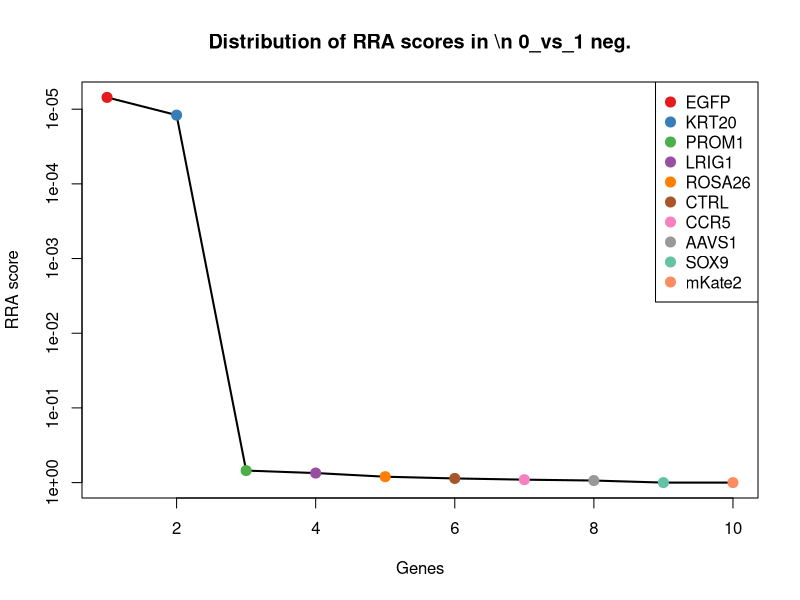
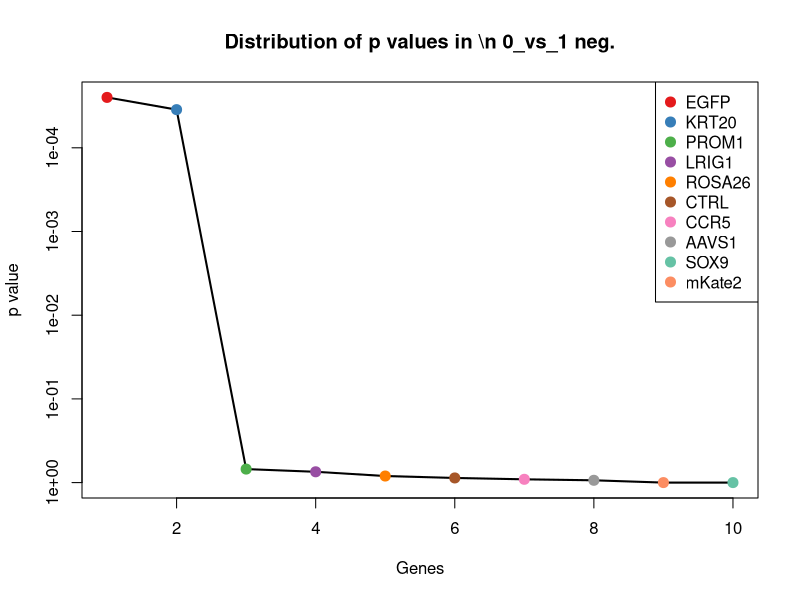
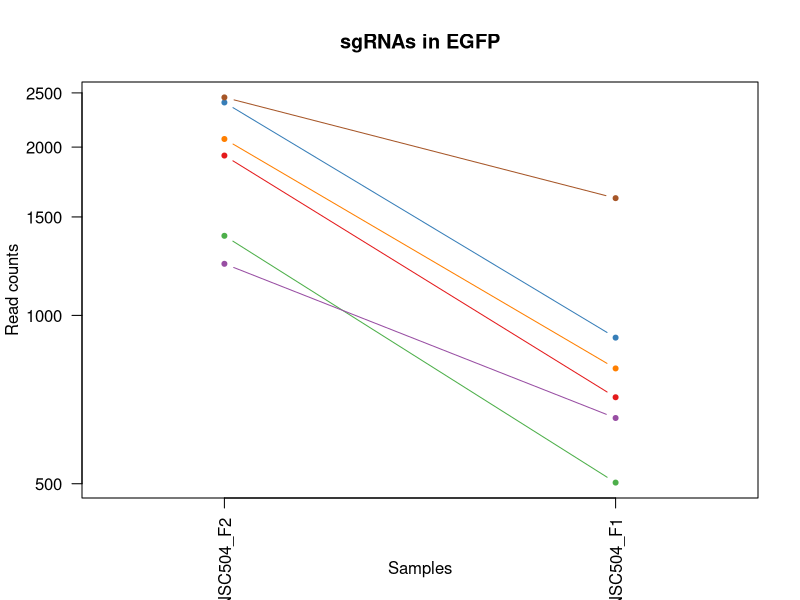
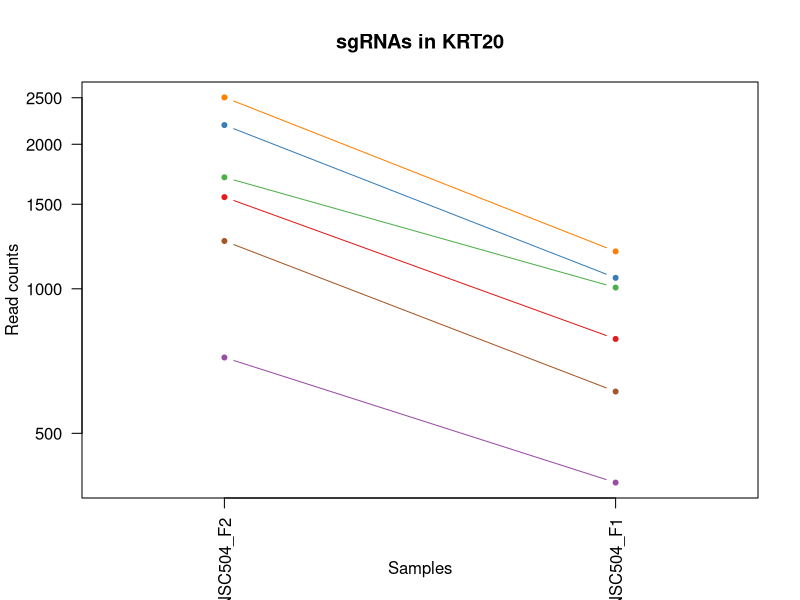
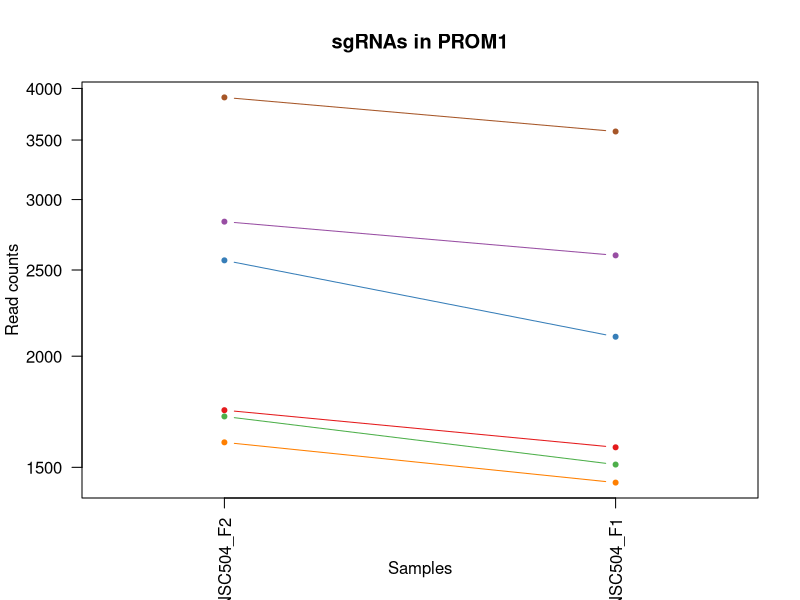
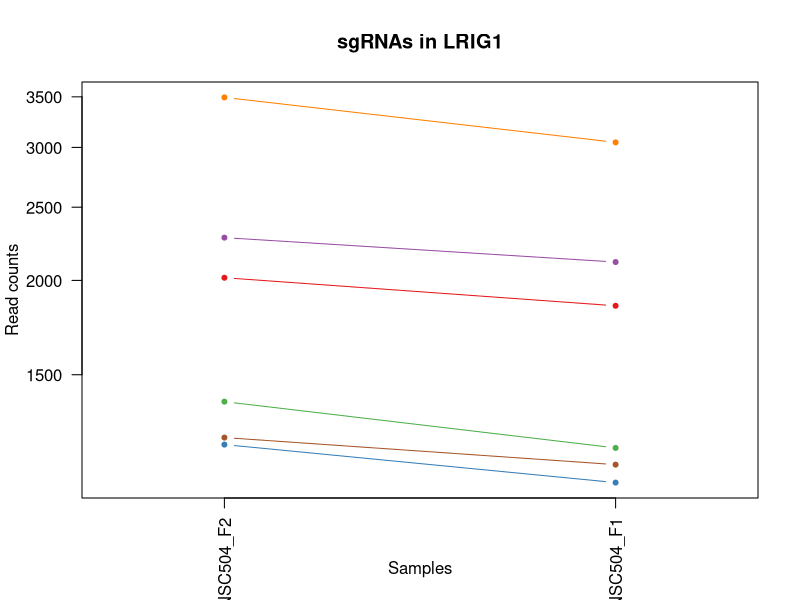
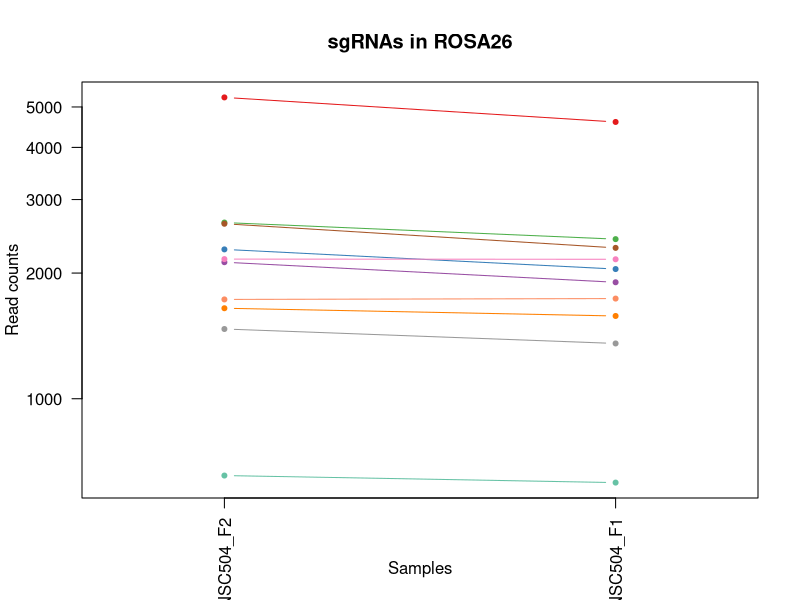
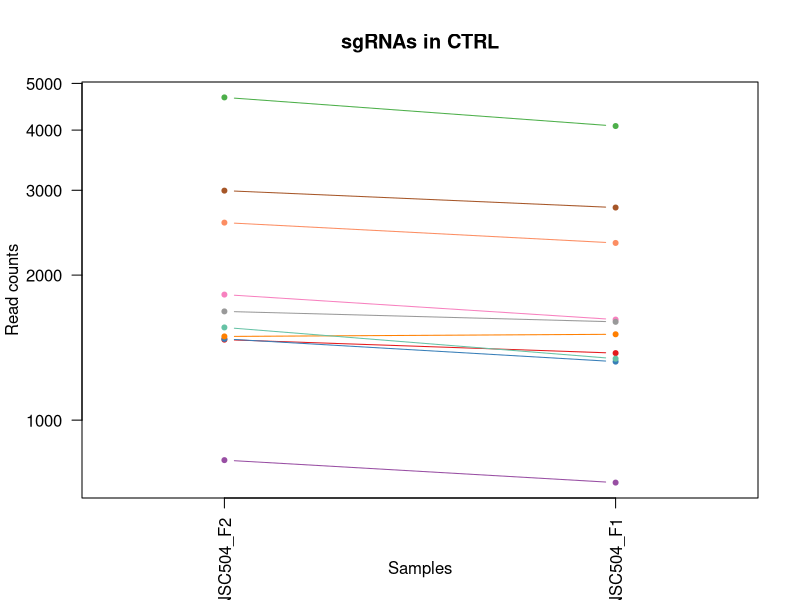

Write R code to recreate these figures, in order. (Note: this script raises an error after producing the figures.)
pdf(file='S4A_c1_t0.pdf',width=4.5,height=4.5);
gstable=read.table('S4A_c1_t0.gene_summary.txt',header=T)
# 
#
# parameters
# Do not modify the variables beginning with "__"

# gstablename='__GENE_SUMMARY_FILE__'
startindex=3
# outputfile='__OUTPUT_FILE__'
targetgenelist=c("EGFP","KRT20","PROM1","LRIG1","ROSA26","CTRL","CCR5","AAVS1","SOX9","mKate2")
# samplelabel=sub('.\\w+.\\w+$','',colnames(gstable)[startindex]);
samplelabel='0_vs_1 neg.'


# You need to write some codes in front of this code:
# gstable=read.table(gstablename,header=T)
# pdf(file=outputfile,width=6,height=6)


# set up color using RColorBrewer
#library(RColorBrewer)
#colors <- brewer.pal(length(targetgenelist), "Set1")

colors=c( "#E41A1C", "#377EB8", "#4DAF4A", "#984EA3", "#FF7F00",  "#A65628", "#F781BF",
          "#999999", "#66C2A5", "#FC8D62", "#8DA0CB", "#E78AC3", "#A6D854", "#FFD92F", "#E5C494", "#B3B3B3", 
          "#8DD3C7", "#FFFFB3", "#BEBADA", "#FB8072", "#80B1D3", "#FDB462", "#B3DE69", "#FCCDE5",
          "#D9D9D9", "#BC80BD", "#CCEBC5", "#FFED6F")

######
# function definition

plotrankedvalues<-function(val, tglist, ...){
  
  plot(val,log='y',ylim=c(max(val),min(val)),type='l',lwd=2, ...)
  if(length(tglist)>0){
    for(i in 1:length(tglist)){
      targetgene=tglist[i];
      tx=which(names(val)==targetgene);ty=val[targetgene];
      points(tx,ty,col=colors[(i %% length(colors)) ],cex=2,pch=20)
      # text(tx+50,ty,targetgene,col=colors[i])
    }
    legend('topright',tglist,pch=20,pt.cex = 2,cex=1,col=colors)
  }
}



plotrandvalues<-function(val,targetgenelist, ...){
  # choose the one with the best distance distribution
  
  mindiffvalue=0;
  randval=val;
  for(i in 1:20){
    randval0=sample(val)
    vindex=sort(which(names(randval0) %in% targetgenelist))
    if(max(vindex)>0.9*length(val)){
      # print('pass...')
      next;
    }
    mindiffind=min(diff(vindex));
    if (mindiffind > mindiffvalue){
      mindiffvalue=mindiffind;
      randval=randval0;
      # print(paste('Diff: ',mindiffvalue))
    }
  }
  plot(randval,log='y',ylim=c(max(randval),min(randval)),pch=20,col='grey', ...)
  
  if(length(targetgenelist)>0){
    for(i in 1:length(targetgenelist)){
      targetgene=targetgenelist[i];
      tx=which(names(randval)==targetgene);ty=randval[targetgene];
      points(tx,ty,col=colors[(i %% length(colors)) ],cex=2,pch=20)
      text(tx+50,ty,targetgene,col=colors[i])
    }
  }
  
}




# set.seed(1235)



pvec=gstable[,startindex]
names(pvec)=gstable[,'id']
pvec=sort(pvec);

plotrankedvalues(pvec,targetgenelist,xlab='Genes',ylab='RRA score',main=paste('Distribution of RRA scores in \\n',samplelabel))

# plotrandvalues(pvec,targetgenelist,xlab='Genes',ylab='RRA score',main=paste('Distribution of RRA scores in \\n',samplelabel))


pvec=gstable[,startindex+1]
names(pvec)=gstable[,'id']
pvec=sort(pvec);

plotrankedvalues(pvec,targetgenelist,xlab='Genes',ylab='p value',main=paste('Distribution of p values in \\n',samplelabel))

# plotrandvalues(pvec,targetgenelist,xlab='Genes',ylab='p value',main=paste('Distribution of p values in \\n',samplelabel))



# you need to write after this code:
# dev.off()






# parameters
# Do not modify the variables beginning with "__"
targetmat=list(c(1930.4485168396359,712.8613777151518),c(2402.355352101475,911.5276633078989),c(1386.8817547417393,501.3402148193444),c(1235.6967871485945,654.4301172466967),c(2066.7771581375005,802.8455188365725),c(2453.041641814784,1619.7145401855742))
targetgene="EGFP"
collabel=c("S26_MNSC504_F2","S25_MNSC504_F1")

# set up color using RColorBrewer
#library(RColorBrewer)
#colors <- brewer.pal(length(targetgenelist), "Set1")

colors=c( "#E41A1C", "#377EB8", "#4DAF4A", "#984EA3", "#FF7F00",  "#A65628", "#F781BF",
          "#999999", "#66C2A5", "#FC8D62", "#8DA0CB", "#E78AC3", "#A6D854", "#FFD92F", "#E5C494", "#B3B3B3", 
          "#8DD3C7", "#FFFFB3", "#BEBADA", "#FB8072", "#80B1D3", "#FDB462", "#B3DE69", "#FCCDE5",
          "#D9D9D9", "#BC80BD", "#CCEBC5", "#FFED6F")


## code

targetmatvec=unlist(targetmat)+1
yrange=range(targetmatvec[targetmatvec>0]);
# yrange[1]=1; # set the minimum value to 1
for(i in 1:length(targetmat)){
  vali=targetmat[[i]]+1;
  if(i==1){
    plot(1:length(vali),vali,type='b',las=1,pch=20,main=paste('sgRNAs in',targetgene),ylab='Read counts',xlab='Samples',xlim=c(0.7,length(vali)+0.3),ylim = yrange,col=colors[(i %% length(colors))],xaxt='n',log='y')
    axis(1,at=1:length(vali),labels=(collabel),las=2)
    # lines(0:100,rep(1,101),col='black');
  }else{
    lines(1:length(vali),vali,type='b',pch=20,col=colors[(i %% length(colors))])
  }
}




# parameters
# Do not modify the variables beginning with "__"
targetmat=list(c(1551.1752455366018,785.316140696036),c(2191.7450793272096,1052.93131364156),c(1705.8558193168715,1005.017680057427),c(718.3470714541334,393.8266955573871),c(2502.854029981311,1195.5035891845905),c(1256.6704242713429,610.0223592906708))
targetgene="KRT20"
collabel=c("S26_MNSC504_F2","S25_MNSC504_F1")

# set up color using RColorBrewer
#library(RColorBrewer)
#colors <- brewer.pal(length(targetgenelist), "Set1")

colors=c( "#E41A1C", "#377EB8", "#4DAF4A", "#984EA3", "#FF7F00",  "#A65628", "#F781BF",
          "#999999", "#66C2A5", "#FC8D62", "#8DA0CB", "#E78AC3", "#A6D854", "#FFD92F", "#E5C494", "#B3B3B3", 
          "#8DD3C7", "#FFFFB3", "#BEBADA", "#FB8072", "#80B1D3", "#FDB462", "#B3DE69", "#FCCDE5",
          "#D9D9D9", "#BC80BD", "#CCEBC5", "#FFED6F")


## code

targetmatvec=unlist(targetmat)+1
yrange=range(targetmatvec[targetmatvec>0]);
# yrange[1]=1; # set the minimum value to 1
for(i in 1:length(targetmat)){
  vali=targetmat[[i]]+1;
  if(i==1){
    plot(1:length(vali),vali,type='b',las=1,pch=20,main=paste('sgRNAs in',targetgene),ylab='Read counts',xlab='Samples',xlim=c(0.7,length(vali)+0.3),ylim = yrange,col=colors[(i %% length(colors))],xaxt='n',log='y')
    axis(1,at=1:length(vali),labels=(collabel),las=2)
    # lines(0:100,rep(1,101),col='black');
  }else{
    lines(1:length(vali),vali,type='b',pch=20,col=colors[(i %% length(colors))])
  }
}




# parameters
# Do not modify the variables beginning with "__"
targetmat=list(c(1738.1901765477753,1578.8126578576557),c(2562.279335162432,2102.356751655013),c(1710.2253270507774,1509.8637705048786),c(2832.314913117818,2595.5165900087736),c(1599.239830609567,1440.9148831521018),c(3907.2138156586743,3577.1617658788186))
targetgene="PROM1"
collabel=c("S26_MNSC504_F2","S25_MNSC504_F1")

# set up color using RColorBrewer
#library(RColorBrewer)
#colors <- brewer.pal(length(targetgenelist), "Set1")

colors=c( "#E41A1C", "#377EB8", "#4DAF4A", "#984EA3", "#FF7F00",  "#A65628", "#F781BF",
          "#999999", "#66C2A5", "#FC8D62", "#8DA0CB", "#E78AC3", "#A6D854", "#FFD92F", "#E5C494", "#B3B3B3", 
          "#8DD3C7", "#FFFFB3", "#BEBADA", "#FB8072", "#80B1D3", "#FDB462", "#B3DE69", "#FCCDE5",
          "#D9D9D9", "#BC80BD", "#CCEBC5", "#FFED6F")


## code

targetmatvec=unlist(targetmat)+1
yrange=range(targetmatvec[targetmatvec>0]);
# yrange[1]=1; # set the minimum value to 1
for(i in 1:length(targetmat)){
  vali=targetmat[[i]]+1;
  if(i==1){
    plot(1:length(vali),vali,type='b',las=1,pch=20,main=paste('sgRNAs in',targetgene),ylab='Read counts',xlab='Samples',xlim=c(0.7,length(vali)+0.3),ylim = yrange,col=colors[(i %% length(colors))],xaxt='n',log='y')
    axis(1,at=1:length(vali),labels=(collabel),las=2)
    # lines(0:100,rep(1,101),col='black');
  }else{
    lines(1:length(vali),vali,type='b',pch=20,col=colors[(i %% length(colors))])
  }
}




# parameters
# Do not modify the variables beginning with "__"
targetmat=list(c(2015.2169668774106,1849.9337064312872),c(1211.2275438387212,1078.6410682476803),c(1380.764443914271,1199.0094648126978),c(2277.387430911766,2114.043003748704),c(3492.984482484393,3045.4372956158777),c(1237.4445902421567,1139.4095791348736))
targetgene="LRIG1"
collabel=c("S26_MNSC504_F2","S25_MNSC504_F1")

# set up color using RColorBrewer
#library(RColorBrewer)
#colors <- brewer.pal(length(targetgenelist), "Set1")

colors=c( "#E41A1C", "#377EB8", "#4DAF4A", "#984EA3", "#FF7F00",  "#A65628", "#F781BF",
          "#999999", "#66C2A5", "#FC8D62", "#8DA0CB", "#E78AC3", "#A6D854", "#FFD92F", "#E5C494", "#B3B3B3", 
          "#8DD3C7", "#FFFFB3", "#BEBADA", "#FB8072", "#80B1D3", "#FDB462", "#B3DE69", "#FCCDE5",
          "#D9D9D9", "#BC80BD", "#CCEBC5", "#FFED6F")


## code

targetmatvec=unlist(targetmat)+1
yrange=range(targetmatvec[targetmatvec>0]);
# yrange[1]=1; # set the minimum value to 1
for(i in 1:length(targetmat)){
  vali=targetmat[[i]]+1;
  if(i==1){
    plot(1:length(vali),vali,type='b',las=1,pch=20,main=paste('sgRNAs in',targetgene),ylab='Read counts',xlab='Samples',xlim=c(0.7,length(vali)+0.3),ylim = yrange,col=colors[(i %% length(colors))],xaxt='n',log='y')
    axis(1,at=1:length(vali),labels=(collabel),las=2)
    # lines(0:100,rep(1,101),col='black');
  }else{
    lines(1:length(vali),vali,type='b',pch=20,col=colors[(i %% length(colors))])
  }
}




# parameters
# Do not modify the variables beginning with "__"
targetmat=list(c(5269.62632709054,4602.046074495521),c(2278.2613324585473,2043.925491186558),c(2641.8043759195198,2410.873806928456),c(2122.7068571314962,1900.1845904341585),c(1646.4305141357509,1577.6440326482866),c(2624.326344983896,2297.517161619653),c(2159.410722096306,2157.2821364953606),c(1468.1545985923894,1355.6052428681573),c(653.6783569923257,628.7203626405765),c(1728.5772595331823,1736.5770611224843))
targetgene="ROSA26"
collabel=c("S26_MNSC504_F2","S25_MNSC504_F1")

# set up color using RColorBrewer
#library(RColorBrewer)
#colors <- brewer.pal(length(targetgenelist), "Set1")

colors=c( "#E41A1C", "#377EB8", "#4DAF4A", "#984EA3", "#FF7F00",  "#A65628", "#F781BF",
          "#999999", "#66C2A5", "#FC8D62", "#8DA0CB", "#E78AC3", "#A6D854", "#FFD92F", "#E5C494", "#B3B3B3", 
          "#8DD3C7", "#FFFFB3", "#BEBADA", "#FB8072", "#80B1D3", "#FDB462", "#B3DE69", "#FCCDE5",
          "#D9D9D9", "#BC80BD", "#CCEBC5", "#FFED6F")


## code

targetmatvec=unlist(targetmat)+1
yrange=range(targetmatvec[targetmatvec>0]);
# yrange[1]=1; # set the minimum value to 1
for(i in 1:length(targetmat)){
  vali=targetmat[[i]]+1;
  if(i==1){
    plot(1:length(vali),vali,type='b',las=1,pch=20,main=paste('sgRNAs in',targetgene),ylab='Read counts',xlab='Samples',xlim=c(0.7,length(vali)+0.3),ylim = yrange,col=colors[(i %% length(colors))],xaxt='n',log='y')
    axis(1,at=1:length(vali),labels=(collabel),las=2)
    # lines(0:100,rep(1,101),col='black');
  }else{
    lines(1:length(vali),vali,type='b',pch=20,col=colors[(i %% length(colors))])
  }
}




# parameters
# Do not modify the variables beginning with "__"
targetmat=list(c(1468.1545985923894,1376.6404966368011),c(1473.3980078730765,1321.7151117964534),c(4675.373275279335,4077.333355488794),c(824.9630601614379,740.9083827400102),c(1490.8760388087,1506.3578948767715),c(2993.986699272337,2761.461369739186),c(1821.2108234919879,1616.208664557467),c(1680.512674460217,1598.6792864169304),c(1556.418654817289,1340.4131151463591),c(2569.2705475366815,2331.407292691357))
targetgene="CTRL"
collabel=c("S26_MNSC504_F2","S25_MNSC504_F1")

# set up color using RColorBrewer
#library(RColorBrewer)
#colors <- brewer.pal(length(targetgenelist), "Set1")

colors=c( "#E41A1C", "#377EB8", "#4DAF4A", "#984EA3", "#FF7F00",  "#A65628", "#F781BF",
          "#999999", "#66C2A5", "#FC8D62", "#8DA0CB", "#E78AC3", "#A6D854", "#FFD92F", "#E5C494", "#B3B3B3", 
          "#8DD3C7", "#FFFFB3", "#BEBADA", "#FB8072", "#80B1D3", "#FDB462", "#B3DE69", "#FCCDE5",
          "#D9D9D9", "#BC80BD", "#CCEBC5", "#FFED6F")


## code

targetmatvec=unlist(targetmat)+1
yrange=range(targetmatvec[targetmatvec>0]);
# yrange[1]=1; # set the minimum value to 1
for(i in 1:length(targetmat)){
  vali=targetmat[[i]]+1;
  if(i==1){
    plot(1:length(vali),vali,type='b',las=1,pch=20,main=paste('sgRNAs in',targetgene),ylab='Read counts',xlab='Samples',xlim=c(0.7,length(vali)+0.3),ylim = yrange,col=colors[(i %% length(colors))],xaxt='n',log='y')
    axis(1,at=1:length(vali),labels=(collabel),las=2)
    # lines(0:100,rep(1,101),col='black');
  }else{
    lines(1:length(vali),vali,type='b',pch=20,col=colors[(i %% length(colors))])
  }
}




# parameters
# Do not modify the variables beginning with "__"
targetmat=list(c(1275.8962583005289,1244.5858479780927),c(2020.4603761580977,1776.3103182410339),c(1097.6203427571672,978.1393002419377),c(922.8400334009305,828.5552734426927),c(1434.0724382679232,1158.1075824847792),c(1630.7002862936897,1583.4871586951322),c(2803.4761620740387,2707.7046101082074),c(1743.4335858284624,1756.443689681759),c(1039.068939122828,1000.3431792199506),c(1585.257405861068,1540.2480259484753))
targetgene="CCR5"
collabel=c("S26_MNSC504_F2","S25_MNSC504_F1")

# set up color using RColorBrewer
#library(RColorBrewer)
#colors <- brewer.pal(length(targetgenelist), "Set1")

colors=c( "#E41A1C", "#377EB8", "#4DAF4A", "#984EA3", "#FF7F00",  "#A65628", "#F781BF",
          "#999999", "#66C2A5", "#FC8D62", "#8DA0CB", "#E78AC3", "#A6D854", "#FFD92F", "#E5C494", "#B3B3B3", 
          "#8DD3C7", "#FFFFB3", "#BEBADA", "#FB8072", "#80B1D3", "#FDB462", "#B3DE69", "#FCCDE5",
          "#D9D9D9", "#BC80BD", "#CCEBC5", "#FFED6F")


## code

targetmatvec=unlist(targetmat)+1
yrange=range(targetmatvec[targetmatvec>0]);
# yrange[1]=1; # set the minimum value to 1
for(i in 1:length(targetmat)){
  vali=targetmat[[i]]+1;
  if(i==1){
    plot(1:length(vali),vali,type='b',las=1,pch=20,main=paste('sgRNAs in',targetgene),ylab='Read counts',xlab='Samples',xlim=c(0.7,length(vali)+0.3),ylim = yrange,col=colors[(i %% length(colors))],xaxt='n',log='y')
    axis(1,at=1:length(vali),labels=(collabel),las=2)
    # lines(0:100,rep(1,101),col='black');
  }else{
    lines(1:length(vali),vali,type='b',pch=20,col=colors[(i %% length(colors))])
  }
}




# parameters
# Do not modify the variables beginning with "__"
targetmat=list(c(2092.994204540936,1959.7844761119827),c(1697.990705395841,1473.6363890144366),c(1404.3597856773629,1428.0600058490415),c(852.9279096584357,740.9083827400102),c(1587.0052089546305,1617.3772897668362),c(672.0302894747306,606.5164836625635),c(1136.0720108155394,1116.0370749474916),c(2217.088224183864,2177.1487650546355),c(641.4437353373892,626.3831122218382),c(961.2917014593025,800.5082684178343))
targetgene="AAVS1"
collabel=c("S26_MNSC504_F2","S25_MNSC504_F1")

# set up color using RColorBrewer
#library(RColorBrewer)
#colors <- brewer.pal(length(targetgenelist), "Set1")

colors=c( "#E41A1C", "#377EB8", "#4DAF4A", "#984EA3", "#FF7F00",  "#A65628", "#F781BF",
          "#999999", "#66C2A5", "#FC8D62", "#8DA0CB", "#E78AC3", "#A6D854", "#FFD92F", "#E5C494", "#B3B3B3", 
          "#8DD3C7", "#FFFFB3", "#BEBADA", "#FB8072", "#80B1D3", "#FDB462", "#B3DE69", "#FCCDE5",
          "#D9D9D9", "#BC80BD", "#CCEBC5", "#FFED6F")


## code

targetmatvec=unlist(targetmat)+1
yrange=range(targetmatvec[targetmatvec>0]);
# yrange[1]=1; # set the minimum value to 1
for(i in 1:length(targetmat)){
  vali=targetmat[[i]]+1;
  if(i==1){
    plot(1:length(vali),vali,type='b',las=1,pch=20,main=paste('sgRNAs in',targetgene),ylab='Read counts',xlab='Samples',xlim=c(0.7,length(vali)+0.3),ylim = yrange,col=colors[(i %% length(colors))],xaxt='n',log='y')
    axis(1,at=1:length(vali),labels=(collabel),las=2)
    # lines(0:100,rep(1,101),col='black');
  }else{
    lines(1:length(vali),vali,type='b',pch=20,col=colors[(i %% length(colors))])
  }
}




# parameters
# Do not modify the variables beginning with "__"
targetmat=list(c(1646.4305141357509,2679.657605083349),c(1111.6027675056662,2207.533020498232),c(984.0131416756134,1856.9454576875019),c(778.6462781820351,1470.1305133863293),c(1246.1836057099686,2964.8021561694095),c(2195.2406855143345,3245.272206417994))
targetgene="SOX9"
collabel=c("S26_MNSC504_F2","S25_MNSC504_F1")

# set up color using RColorBrewer
#library(RColorBrewer)
#colors <- brewer.pal(length(targetgenelist), "Set1")

colors=c( "#E41A1C", "#377EB8", "#4DAF4A", "#984EA3", "#FF7F00",  "#A65628", "#F781BF",
          "#999999", "#66C2A5", "#FC8D62", "#8DA0CB", "#E78AC3", "#A6D854", "#FFD92F", "#E5C494", "#B3B3B3", 
          "#8DD3C7", "#FFFFB3", "#BEBADA", "#FB8072", "#80B1D3", "#FDB462", "#B3DE69", "#FCCDE5",
          "#D9D9D9", "#BC80BD", "#CCEBC5", "#FFED6F")


## code

targetmatvec=unlist(targetmat)+1
yrange=range(targetmatvec[targetmatvec>0]);
# yrange[1]=1; # set the minimum value to 1
for(i in 1:length(targetmat)){
  vali=targetmat[[i]]+1;
  if(i==1){
    plot(1:length(vali),vali,type='b',las=1,pch=20,main=paste('sgRNAs in',targetgene),ylab='Read counts',xlab='Samples',xlim=c(0.7,length(vali)+0.3),ylim = yrange,col=colors[(i %% length(colors))],xaxt='n',log='y')
    axis(1,at=1:length(vali),labels=(collabel),las=2)
    # lines(0:100,rep(1,101),col='black');
  }else{
    lines(1:length(vali),vali,type='b',pch=20,col=colors[(i %% length(colors))])
  }
}




# parameters
# Do not modify the variables beginning with "__"
targetmat=list(c(578.5228239691439,2583.8303379150825),c(623.0918028549843,3113.2175577592857),c(672.9041910215118,2975.3197830537315),c(964.7873076464273,2061.4548693270945),c(697.3734343313849,2360.6229229255846),c(1038.1950375760468,4369.489657831069))
targetgene="mKate2"
collabel=c("S26_MNSC504_F2","S25_MNSC504_F1")

# set up color using RColorBrewer
#library(RColorBrewer)
#colors <- brewer.pal(length(targetgenelist), "Set1")

colors=c( "#E41A1C", "#377EB8", "#4DAF4A", "#984EA3", "#FF7F00",  "#A65628", "#F781BF",
          "#999999", "#66C2A5", "#FC8D62", "#8DA0CB", "#E78AC3", "#A6D854", "#FFD92F", "#E5C494", "#B3B3B3", 
          "#8DD3C7", "#FFFFB3", "#BEBADA", "#FB8072", "#80B1D3", "#FDB462", "#B3DE69", "#FCCDE5",
          "#D9D9D9", "#BC80BD", "#CCEBC5", "#FFED6F")


## code

targetmatvec=unlist(targetmat)+1
yrange=range(targetmatvec[targetmatvec>0]);
# yrange[1]=1; # set the minimum value to 1
for(i in 1:length(targetmat)){
  vali=targetmat[[i]]+1;
  if(i==1){
    plot(1:length(vali),vali,type='b',las=1,pch=20,main=paste('sgRNAs in',targetgene),ylab='Read counts',xlab='Samples',xlim=c(0.7,length(vali)+0.3),ylim = yrange,col=colors[(i %% length(colors))],xaxt='n',log='y')
    axis(1,at=1:length(vali),labels=(collabel),las=2)
    # lines(0:100,rep(1,101),col='black');
  }else{
    lines(1:length(vali),vali,type='b',pch=20,col=colors[(i %% length(colors))])
  }
}



# 
#
# parameters
# Do not modify the variables beginning with "__"

# gstablename='__GENE_SUMMARY_FILE__'
startindex=9
# outputfile='__OUTPUT_FILE__'
targetgenelist=c("mKate2","SOX9","AAVS1","CTRL","CCR5","ROSA26","LRIG1","PROM1","KRT20","EGFP")
# samplelabel=sub('.\\w+.\\w+$','',colnames(gstable)[startindex]);
samplelabel='0_vs_1 pos.'


# You need to write some codes in front of this code:
# gstable=read.table(gstablename,header=T)
# pdf(file=outputfile,width=6,height=6)


# set up color using RColorBrewer
#library(RColorBrewer)
#colors <- brewer.pal(length(targetgenelist), "Set1")

colors=c( "#E41A1C", "#377EB8", "#4DAF4A", "#984EA3", "#FF7F00",  "#A65628", "#F781BF",
          "#999999", "#66C2A5", "#FC8D62", "#8DA0CB", "#E78AC3", "#A6D854", "#FFD92F", "#E5C494", "#B3B3B3", 
          "#8DD3C7", "#FFFFB3", "#BEBADA", "#FB8072", "#80B1D3", "#FDB462", "#B3DE69", "#FCCDE5",
          "#D9D9D9", "#BC80BD", "#CCEBC5", "#FFED6F")

######
# function definition

plotrankedvalues<-function(val, tglist, ...){
  
  plot(val,log='y',ylim=c(max(val),min(val)),type='l',lwd=2, ...)
  if(length(tglist)>0){
    for(i in 1:length(tglist)){
      targetgene=tglist[i];
      tx=which(names(val)==targetgene);ty=val[targetgene];
      points(tx,ty,col=colors[(i %% length(colors)) ],cex=2,pch=20)
      # text(tx+50,ty,targetgene,col=colors[i])
    }
    legend('topright',tglist,pch=20,pt.cex = 2,cex=1,col=colors)
  }
}



plotrandvalues<-function(val,targetgenelist, ...){
  # choose the one with the best distance distribution
  
  mindiffvalue=0;
  randval=val;
  for(i in 1:20){
    randval0=sample(val)
    vindex=sort(which(names(randval0) %in% targetgenelist))
    if(max(vindex)>0.9*length(val)){
      # print('pass...')
      next;
    }
    mindiffind=min(diff(vindex));
    if (mindiffind > mindiffvalue){
      mindiffvalue=mindiffind;
      randval=randval0;
      # print(paste('Diff: ',mindiffvalue))
    }
  }
  plot(randval,log='y',ylim=c(max(randval),min(randval)),pch=20,col='grey', ...)
  
  if(length(targetgenelist)>0){
    for(i in 1:length(targetgenelist)){
      targetgene=targetgenelist[i];
      tx=which(names(randval)==targetgene);ty=randval[targetgene];
      points(tx,ty,col=colors[(i %% length(colors)) ],cex=2,pch=20)
      text(tx+50,ty,targetgene,col=colors[i])
    }
  }
  
}




# set.seed(1235)



pvec=gstable[,startindex]
names(pvec)=gstable[,'id']
pvec=sort(pvec);

plotrankedvalues(pvec,targetgenelist,xlab='Genes',ylab='RRA score',main=paste('Distribution of RRA scores in \\n',samplelabel))

# plotrandvalues(pvec,targetgenelist,xlab='Genes',ylab='RRA score',main=paste('Distribution of RRA scores in \\n',samplelabel))


pvec=gstable[,startindex+1]
names(pvec)=gstable[,'id']
pvec=sort(pvec);

plotrankedvalues(pvec,targetgenelist,xlab='Genes',ylab='p value',main=paste('Distribution of p values in \\n',samplelabel))

# plotrandvalues(pvec,targetgenelist,xlab='Genes',ylab='p value',main=paste('Distribution of p values in \\n',samplelabel))



# you need to write after this code:
# dev.off()






# parameters
# Do not modify the variables beginning with "__"
targetmat=list(c(578.5228239691439,2583.8303379150825),c(623.0918028549843,3113.2175577592857),c(672.9041910215118,2975.3197830537315),c(964.7873076464273,2061.4548693270945),c(697.3734343313849,2360.6229229255846),c(1038.1950375760468,4369.489657831069))
targetgene="mKate2"
collabel=c("S26_MNSC504_F2","S25_MNSC504_F1")

# set up color using RColorBrewer
#library(RColorBrewer)
#colors <- brewer.pal(length(targetgenelist), "Set1")

colors=c( "#E41A1C", "#377EB8", "#4DAF4A", "#984EA3", "#FF7F00",  "#A65628", "#F781BF",
          "#999999", "#66C2A5", "#FC8D62", "#8DA0CB", "#E78AC3", "#A6D854", "#FFD92F", "#E5C494", "#B3B3B3", 
          "#8DD3C7", "#FFFFB3", "#BEBADA", "#FB8072", "#80B1D3", "#FDB462", "#B3DE69", "#FCCDE5",
          "#D9D9D9", "#BC80BD", "#CCEBC5", "#FFED6F")


## code

targetmatvec=unlist(targetmat)+1
yrange=range(targetmatvec[targetmatvec>0]);
# yrange[1]=1; # set the minimum value to 1
for(i in 1:length(targetmat)){
  vali=targetmat[[i]]+1;
  if(i==1){
    plot(1:length(vali),vali,type='b',las=1,pch=20,main=paste('sgRNAs in',targetgene),ylab='Read counts',xlab='Samples',xlim=c(0.7,length(vali)+0.3),ylim = yrange,col=colors[(i %% length(colors))],xaxt='n',log='y')
    axis(1,at=1:length(vali),labels=(collabel),las=2)
    # lines(0:100,rep(1,101),col='black');
  }else{
    lines(1:length(vali),vali,type='b',pch=20,col=colors[(i %% length(colors))])
  }
}




# parameters
# Do not modify the variables beginning with "__"
targetmat=list(c(1646.4305141357509,2679.657605083349),c(1111.6027675056662,2207.533020498232),c(984.0131416756134,1856.9454576875019),c(778.6462781820351,1470.1305133863293),c(1246.1836057099686,2964.8021561694095),c(2195.2406855143345,3245.272206417994))
targetgene="SOX9"
collabel=c("S26_MNSC504_F2","S25_MNSC504_F1")

# set up color using RColorBrewer
#library(RColorBrewer)
#colors <- brewer.pal(length(targetgenelist), "Set1")

colors=c( "#E41A1C", "#377EB8", "#4DAF4A", "#984EA3", "#FF7F00",  "#A65628", "#F781BF",
          "#999999", "#66C2A5", "#FC8D62", "#8DA0CB", "#E78AC3", "#A6D854", "#FFD92F", "#E5C494", "#B3B3B3", 
          "#8DD3C7", "#FFFFB3", "#BEBADA", "#FB8072", "#80B1D3", "#FDB462", "#B3DE69", "#FCCDE5",
          "#D9D9D9", "#BC80BD", "#CCEBC5", "#FFED6F")


## code

targetmatvec=unlist(targetmat)+1
yrange=range(targetmatvec[targetmatvec>0]);
# yrange[1]=1; # set the minimum value to 1
for(i in 1:length(targetmat)){
  vali=targetmat[[i]]+1;
  if(i==1){
    plot(1:length(vali),vali,type='b',las=1,pch=20,main=paste('sgRNAs in',targetgene),ylab='Read counts',xlab='Samples',xlim=c(0.7,length(vali)+0.3),ylim = yrange,col=colors[(i %% length(colors))],xaxt='n',log='y')
    axis(1,at=1:length(vali),labels=(collabel),las=2)
    # lines(0:100,rep(1,101),col='black');
  }else{
    lines(1:length(vali),vali,type='b',pch=20,col=colors[(i %% length(colors))])
  }
}




# parameters
# Do not modify the variables beginning with "__"
targetmat=list(c(2092.994204540936,1959.7844761119827),c(1697.990705395841,1473.6363890144366),c(1404.3597856773629,1428.0600058490415),c(852.9279096584357,740.9083827400102),c(1587.0052089546305,1617.3772897668362),c(672.0302894747306,606.5164836625635),c(1136.0720108155394,1116.0370749474916),c(2217.088224183864,2177.1487650546355),c(641.4437353373892,626.3831122218382),c(961.2917014593025,800.5082684178343))
targetgene="AAVS1"
collabel=c("S26_MNSC504_F2","S25_MNSC504_F1")

# set up color using RColorBrewer
#library(RColorBrewer)
#colors <- brewer.pal(length(targetgenelist), "Set1")

colors=c( "#E41A1C", "#377EB8", "#4DAF4A", "#984EA3", "#FF7F00",  "#A65628", "#F781BF",
          "#999999", "#66C2A5", "#FC8D62", "#8DA0CB", "#E78AC3", "#A6D854", "#FFD92F", "#E5C494", "#B3B3B3", 
          "#8DD3C7", "#FFFFB3", "#BEBADA", "#FB8072", "#80B1D3", "#FDB462", "#B3DE69", "#FCCDE5",
          "#D9D9D9", "#BC80BD", "#CCEBC5", "#FFED6F")


## code

targetmatvec=unlist(targetmat)+1
yrange=range(targetmatvec[targetmatvec>0]);
# yrange[1]=1; # set the minimum value to 1
for(i in 1:length(targetmat)){
  vali=targetmat[[i]]+1;
  if(i==1){
    plot(1:length(vali),vali,type='b',las=1,pch=20,main=paste('sgRNAs in',targetgene),ylab='Read counts',xlab='Samples',xlim=c(0.7,length(vali)+0.3),ylim = yrange,col=colors[(i %% length(colors))],xaxt='n',log='y')
    axis(1,at=1:length(vali),labels=(collabel),las=2)
    # lines(0:100,rep(1,101),col='black');
  }else{
    lines(1:length(vali),vali,type='b',pch=20,col=colors[(i %% length(colors))])
  }
}




# parameters
# Do not modify the variables beginning with "__"
targetmat=list(c(1468.1545985923894,1376.6404966368011),c(1473.3980078730765,1321.7151117964534),c(4675.373275279335,4077.333355488794),c(824.9630601614379,740.9083827400102),c(1490.8760388087,1506.3578948767715),c(2993.986699272337,2761.461369739186),c(1821.2108234919879,1616.208664557467),c(1680.512674460217,1598.6792864169304),c(1556.418654817289,1340.4131151463591),c(2569.2705475366815,2331.407292691357))
targetgene="CTRL"
collabel=c("S26_MNSC504_F2","S25_MNSC504_F1")

# set up color using RColorBrewer
#library(RColorBrewer)
#colors <- brewer.pal(length(targetgenelist), "Set1")

colors=c( "#E41A1C", "#377EB8", "#4DAF4A", "#984EA3", "#FF7F00",  "#A65628", "#F781BF",
          "#999999", "#66C2A5", "#FC8D62", "#8DA0CB", "#E78AC3", "#A6D854", "#FFD92F", "#E5C494", "#B3B3B3", 
          "#8DD3C7", "#FFFFB3", "#BEBADA", "#FB8072", "#80B1D3", "#FDB462", "#B3DE69", "#FCCDE5",
          "#D9D9D9", "#BC80BD", "#CCEBC5", "#FFED6F")


## code

targetmatvec=unlist(targetmat)+1
yrange=range(targetmatvec[targetmatvec>0]);
# yrange[1]=1; # set the minimum value to 1
for(i in 1:length(targetmat)){
  vali=targetmat[[i]]+1;
  if(i==1){
    plot(1:length(vali),vali,type='b',las=1,pch=20,main=paste('sgRNAs in',targetgene),ylab='Read counts',xlab='Samples',xlim=c(0.7,length(vali)+0.3),ylim = yrange,col=colors[(i %% length(colors))],xaxt='n',log='y')
    axis(1,at=1:length(vali),labels=(collabel),las=2)
    # lines(0:100,rep(1,101),col='black');
  }else{
    lines(1:length(vali),vali,type='b',pch=20,col=colors[(i %% length(colors))])
  }
}




# parameters
# Do not modify the variables beginning with "__"
targetmat=list(c(1275.8962583005289,1244.5858479780927),c(2020.4603761580977,1776.3103182410339),c(1097.6203427571672,978.1393002419377),c(922.8400334009305,828.5552734426927),c(1434.0724382679232,1158.1075824847792),c(1630.7002862936897,1583.4871586951322),c(2803.4761620740387,2707.7046101082074),c(1743.4335858284624,1756.443689681759),c(1039.068939122828,1000.3431792199506),c(1585.257405861068,1540.2480259484753))
targetgene="CCR5"
collabel=c("S26_MNSC504_F2","S25_MNSC504_F1")

# set up color using RColorBrewer
#library(RColorBrewer)
#colors <- brewer.pal(length(targetgenelist), "Set1")

colors=c( "#E41A1C", "#377EB8", "#4DAF4A", "#984EA3", "#FF7F00",  "#A65628", "#F781BF",
          "#999999", "#66C2A5", "#FC8D62", "#8DA0CB", "#E78AC3", "#A6D854", "#FFD92F", "#E5C494", "#B3B3B3", 
          "#8DD3C7", "#FFFFB3", "#BEBADA", "#FB8072", "#80B1D3", "#FDB462", "#B3DE69", "#FCCDE5",
          "#D9D9D9", "#BC80BD", "#CCEBC5", "#FFED6F")


## code

targetmatvec=unlist(targetmat)+1
yrange=range(targetmatvec[targetmatvec>0]);
# yrange[1]=1; # set the minimum value to 1
for(i in 1:length(targetmat)){
  vali=targetmat[[i]]+1;
  if(i==1){
    plot(1:length(vali),vali,type='b',las=1,pch=20,main=paste('sgRNAs in',targetgene),ylab='Read counts',xlab='Samples',xlim=c(0.7,length(vali)+0.3),ylim = yrange,col=colors[(i %% length(colors))],xaxt='n',log='y')
    axis(1,at=1:length(vali),labels=(collabel),las=2)
    # lines(0:100,rep(1,101),col='black');
  }else{
    lines(1:length(vali),vali,type='b',pch=20,col=colors[(i %% length(colors))])
  }
}




# parameters
# Do not modify the variables beginning with "__"
targetmat=list(c(5269.62632709054,4602.046074495521),c(2278.2613324585473,2043.925491186558),c(2641.8043759195198,2410.873806928456),c(2122.7068571314962,1900.1845904341585),c(1646.4305141357509,1577.6440326482866),c(2624.326344983896,2297.517161619653),c(2159.410722096306,2157.2821364953606),c(1468.1545985923894,1355.6052428681573),c(653.6783569923257,628.7203626405765),c(1728.5772595331823,1736.5770611224843))
targetgene="ROSA26"
collabel=c("S26_MNSC504_F2","S25_MNSC504_F1")

# set up color using RColorBrewer
#library(RColorBrewer)
#colors <- brewer.pal(length(targetgenelist), "Set1")

colors=c( "#E41A1C", "#377EB8", "#4DAF4A", "#984EA3", "#FF7F00",  "#A65628", "#F781BF",
          "#999999", "#66C2A5", "#FC8D62", "#8DA0CB", "#E78AC3", "#A6D854", "#FFD92F", "#E5C494", "#B3B3B3", 
          "#8DD3C7", "#FFFFB3", "#BEBADA", "#FB8072", "#80B1D3", "#FDB462", "#B3DE69", "#FCCDE5",
          "#D9D9D9", "#BC80BD", "#CCEBC5", "#FFED6F")


## code

targetmatvec=unlist(targetmat)+1
yrange=range(targetmatvec[targetmatvec>0]);
# yrange[1]=1; # set the minimum value to 1
for(i in 1:length(targetmat)){
  vali=targetmat[[i]]+1;
  if(i==1){
    plot(1:length(vali),vali,type='b',las=1,pch=20,main=paste('sgRNAs in',targetgene),ylab='Read counts',xlab='Samples',xlim=c(0.7,length(vali)+0.3),ylim = yrange,col=colors[(i %% length(colors))],xaxt='n',log='y')
    axis(1,at=1:length(vali),labels=(collabel),las=2)
    # lines(0:100,rep(1,101),col='black');
  }else{
    lines(1:length(vali),vali,type='b',pch=20,col=colors[(i %% length(colors))])
  }
}




# parameters
# Do not modify the variables beginning with "__"
targetmat=list(c(2015.2169668774106,1849.9337064312872),c(1211.2275438387212,1078.6410682476803),c(1380.764443914271,1199.0094648126978),c(2277.387430911766,2114.043003748704),c(3492.984482484393,3045.4372956158777),c(1237.4445902421567,1139.4095791348736))
targetgene="LRIG1"
collabel=c("S26_MNSC504_F2","S25_MNSC504_F1")

# set up color using RColorBrewer
#library(RColorBrewer)
#colors <- brewer.pal(length(targetgenelist), "Set1")

colors=c( "#E41A1C", "#377EB8", "#4DAF4A", "#984EA3", "#FF7F00",  "#A65628", "#F781BF",
          "#999999", "#66C2A5", "#FC8D62", "#8DA0CB", "#E78AC3", "#A6D854", "#FFD92F", "#E5C494", "#B3B3B3", 
          "#8DD3C7", "#FFFFB3", "#BEBADA", "#FB8072", "#80B1D3", "#FDB462", "#B3DE69", "#FCCDE5",
          "#D9D9D9", "#BC80BD", "#CCEBC5", "#FFED6F")


## code

targetmatvec=unlist(targetmat)+1
yrange=range(targetmatvec[targetmatvec>0]);
# yrange[1]=1; # set the minimum value to 1
for(i in 1:length(targetmat)){
  vali=targetmat[[i]]+1;
  if(i==1){
    plot(1:length(vali),vali,type='b',las=1,pch=20,main=paste('sgRNAs in',targetgene),ylab='Read counts',xlab='Samples',xlim=c(0.7,length(vali)+0.3),ylim = yrange,col=colors[(i %% length(colors))],xaxt='n',log='y')
    axis(1,at=1:length(vali),labels=(collabel),las=2)
    # lines(0:100,rep(1,101),col='black');
  }else{
    lines(1:length(vali),vali,type='b',pch=20,col=colors[(i %% length(colors))])
  }
}




# parameters
# Do not modify the variables beginning with "__"
targetmat=list(c(1738.1901765477753,1578.8126578576557),c(2562.279335162432,2102.356751655013),c(1710.2253270507774,1509.8637705048786),c(2832.314913117818,2595.5165900087736),c(1599.239830609567,1440.9148831521018),c(3907.2138156586743,3577.1617658788186))
targetgene="PROM1"
collabel=c("S26_MNSC504_F2","S25_MNSC504_F1")

# set up color using RColorBrewer
#library(RColorBrewer)
#colors <- brewer.pal(length(targetgenelist), "Set1")

colors=c( "#E41A1C", "#377EB8", "#4DAF4A", "#984EA3", "#FF7F00",  "#A65628", "#F781BF",
          "#999999", "#66C2A5", "#FC8D62", "#8DA0CB", "#E78AC3", "#A6D854", "#FFD92F", "#E5C494", "#B3B3B3", 
          "#8DD3C7", "#FFFFB3", "#BEBADA", "#FB8072", "#80B1D3", "#FDB462", "#B3DE69", "#FCCDE5",
          "#D9D9D9", "#BC80BD", "#CCEBC5", "#FFED6F")


## code

targetmatvec=unlist(targetmat)+1
yrange=range(targetmatvec[targetmatvec>0]);
# yrange[1]=1; # set the minimum value to 1
for(i in 1:length(targetmat)){
  vali=targetmat[[i]]+1;
  if(i==1){
    plot(1:length(vali),vali,type='b',las=1,pch=20,main=paste('sgRNAs in',targetgene),ylab='Read counts',xlab='Samples',xlim=c(0.7,length(vali)+0.3),ylim = yrange,col=colors[(i %% length(colors))],xaxt='n',log='y')
    axis(1,at=1:length(vali),labels=(collabel),las=2)
    # lines(0:100,rep(1,101),col='black');
  }else{
    lines(1:length(vali),vali,type='b',pch=20,col=colors[(i %% length(colors))])
  }
}




# parameters
# Do not modify the variables beginning with "__"
targetmat=list(c(1551.1752455366018,785.316140696036),c(2191.7450793272096,1052.93131364156),c(1705.8558193168715,1005.017680057427),c(718.3470714541334,393.8266955573871),c(2502.854029981311,1195.5035891845905),c(1256.6704242713429,610.0223592906708))
targetgene="KRT20"
collabel=c("S26_MNSC504_F2","S25_MNSC504_F1")

# set up color using RColorBrewer
#library(RColorBrewer)
#colors <- brewer.pal(length(targetgenelist), "Set1")

colors=c( "#E41A1C", "#377EB8", "#4DAF4A", "#984EA3", "#FF7F00",  "#A65628", "#F781BF",
          "#999999", "#66C2A5", "#FC8D62", "#8DA0CB", "#E78AC3", "#A6D854", "#FFD92F", "#E5C494", "#B3B3B3", 
          "#8DD3C7", "#FFFFB3", "#BEBADA", "#FB8072", "#80B1D3", "#FDB462", "#B3DE69", "#FCCDE5",
          "#D9D9D9", "#BC80BD", "#CCEBC5", "#FFED6F")


## code

targetmatvec=unlist(targetmat)+1
yrange=range(targetmatvec[targetmatvec>0]);
# yrange[1]=1; # set the minimum value to 1
for(i in 1:length(targetmat)){
  vali=targetmat[[i]]+1;
  if(i==1){
    plot(1:length(vali),vali,type='b',las=1,pch=20,main=paste('sgRNAs in',targetgene),ylab='Read counts',xlab='Samples',xlim=c(0.7,length(vali)+0.3),ylim = yrange,col=colors[(i %% length(colors))],xaxt='n',log='y')
    axis(1,at=1:length(vali),labels=(collabel),las=2)
    # lines(0:100,rep(1,101),col='black');
  }else{
    lines(1:length(vali),vali,type='b',pch=20,col=colors[(i %% length(colors))])
  }
}




# parameters
# Do not modify the variables beginning with "__"
targetmat=list(c(1930.4485168396359,712.8613777151518),c(2402.355352101475,911.5276633078989),c(1386.8817547417393,501.3402148193444),c(1235.6967871485945,654.4301172466967),c(2066.7771581375005,802.8455188365725),c(2453.041641814784,1619.7145401855742))
targetgene="EGFP"
collabel=c("S26_MNSC504_F2","S25_MNSC504_F1")

# set up color using RColorBrewer
#library(RColorBrewer)
#colors <- brewer.pal(length(targetgenelist), "Set1")

colors=c( "#E41A1C", "#377EB8", "#4DAF4A", "#984EA3", "#FF7F00",  "#A65628", "#F781BF",
          "#999999", "#66C2A5", "#FC8D62", "#8DA0CB", "#E78AC3", "#A6D854", "#FFD92F", "#E5C494", "#B3B3B3", 
          "#8DD3C7", "#FFFFB3", "#BEBADA", "#FB8072", "#80B1D3", "#FDB462", "#B3DE69", "#FCCDE5",
          "#D9D9D9", "#BC80BD", "#CCEBC5", "#FFED6F")


## code

targetmatvec=unlist(targetmat)+1
yrange=range(targetmatvec[targetmatvec>0]);
# yrange[1]=1; # set the minimum value to 1
for(i in 1:length(targetmat)){
  vali=targetmat[[i]]+1;
  if(i==1){
    plot(1:length(vali),vali,type='b',las=1,pch=20,main=paste('sgRNAs in',targetgene),ylab='Read counts',xlab='Samples',xlim=c(0.7,length(vali)+0.3),ylim = yrange,col=colors[(i %% length(colors))],xaxt='n',log='y')
    axis(1,at=1:length(vali),labels=(collabel),las=2)
    # lines(0:100,rep(1,101),col='black');
  }else{
    lines(1:length(vali),vali,type='b',pch=20,col=colors[(i %% length(colors))])
  }
}



dev.off()
Sweave("S4A_c1_t0_summary.Rnw");
library(tools);

texi2dvi("S4A_c1_t0_summary.tex",pdf=TRUE);
